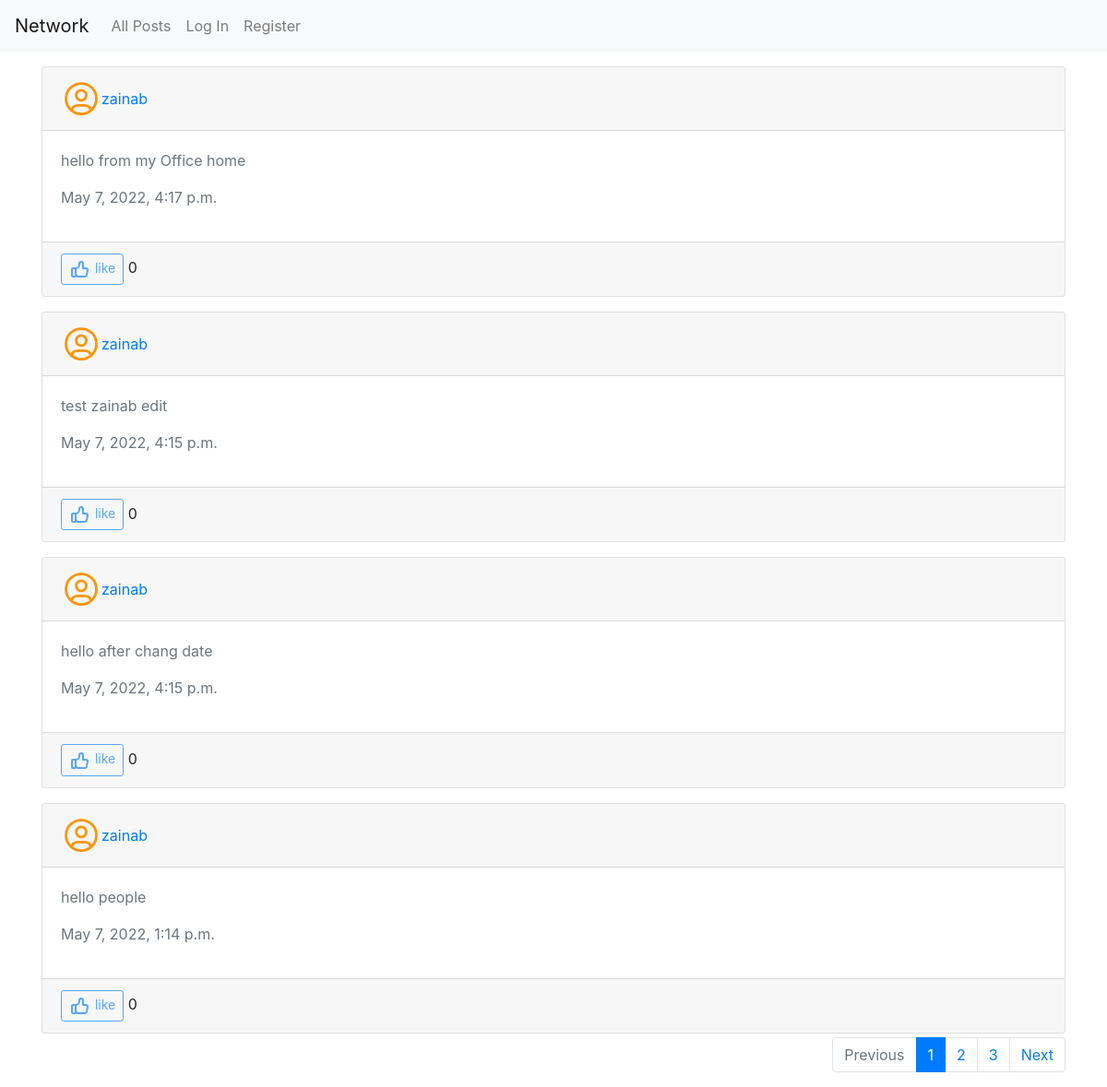
Before: / with the older database file.
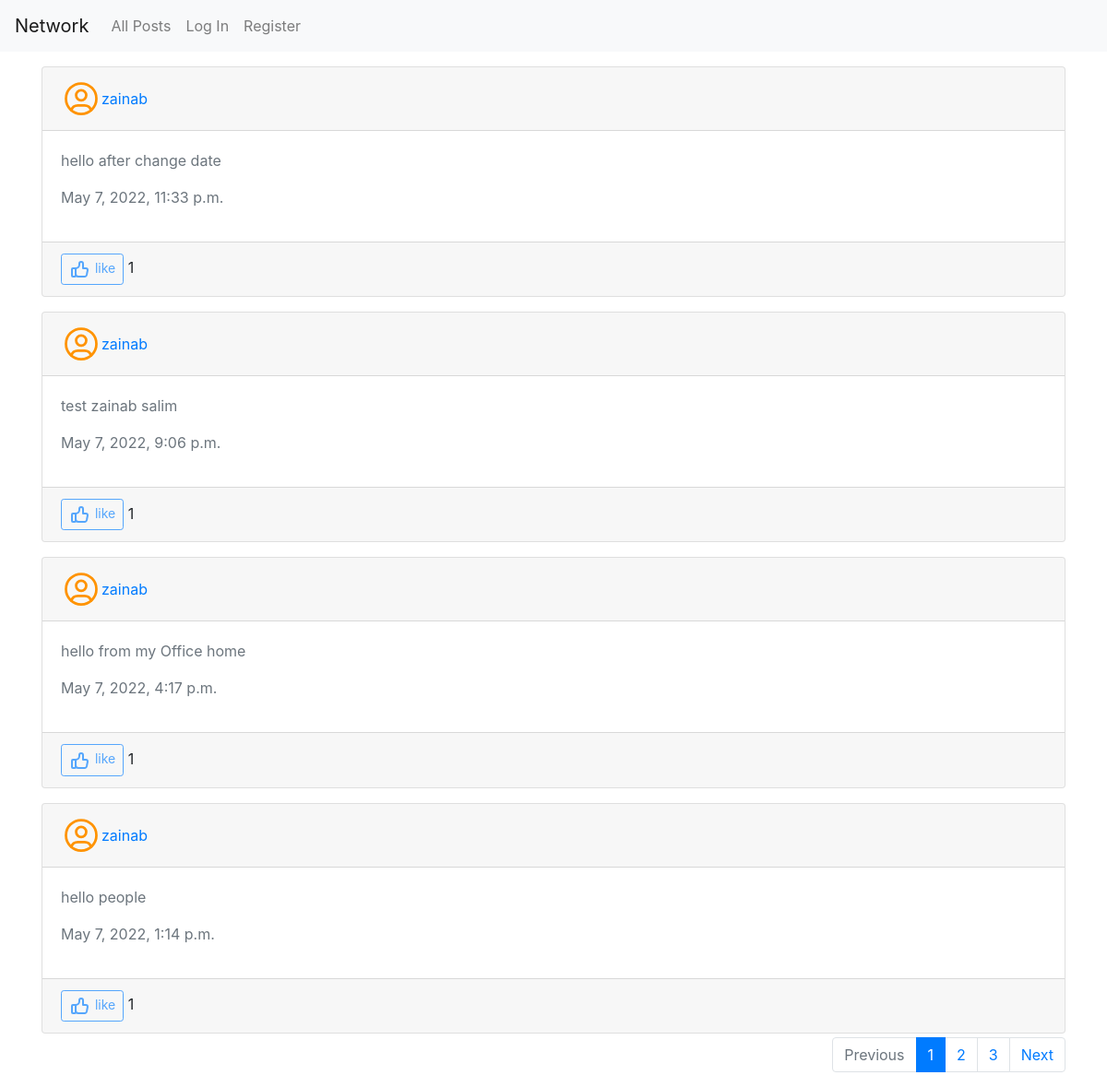
After: the same page with the newer database file.
### network/models.py (models this page shows, shortened)
class Post (models.Model):
    post_body=models.TextField()
    date=models.DateTimeField()
    updated_dat=models.DateTimeField(auto_now=True,null=True)
    likes=models.IntegerField(default=0)
    user=models.ForeignKey(User,on_delete=models.CASCADE)
    class Meta:
        verbose_name = 'Post'
        verbose_name_plural = 'Posts'

class User(AbstractUser):
    pass

### network/views.py (the view, shortened to what this page needs)
# urls.py: path("", views.index, name="index"),
def index(request):
    disp_EditForm = 'none'
    myPostForm=  PostForm()
    post_list=Post.objects.all().order_by('-date')
    post_list_paginator=retPaginatorList(request,post_list)
    return render(request, "network/index.html", {'PostForm':myPostForm,'post_list':post_list_paginator,'p':'p', "disp_EditForm":disp_EditForm})

### network/views.py (called while the page is built)
def retPaginatorList(request, queryList):
    page = request.GET.get('page')
    mypge = Paginator(queryList, 4)
    try:
        resultList = mypge.page(page)
    except PageNotAnInteger:
        resultList = mypge.page(1)
    except EmptyPage:
        resultList = mypge.page(mypge.num_pages)
    return  resultList

### network/templates/network/index.html (shortened to what this page needs)
{% extends "network/layout.html" %}
{% load static %}
{% load crispy_forms_tags %}
{% block body %}
{% if post_list %}
{% for item in post_list%}
<div class="col-md-12 mt-3">
    <div class="card">
                  <div class="card-header d-flex justify-content-between">
                     <div class="d-flex align-items-center">
        <span class="avatar" >
                                </span>
         <div class="d-none d-xl-block ps-2">
                  <div>  <a href="{% url 'view-profile' item.user.id %}">{{item.user.username}}</a> </div>
 </div>
     </div>
                  </div>
                  <div class="card-body">
                <div id="{{item.id}}{{'div'}}" >
                            <p class="text-muted" id="{{item.id}}{{'p'}}">{{item.post_body}}</p>
                <p class="text-muted" id="{{item.id}}{{'d'}}">{{item.date}}</p>
                      </div>
            </div>
        <div class="card-footer">
 <div>
 {% if user.is_authenticated %}
     <a   class="btn btn-sm btn-outline-primary" id="{{item.id}}">
<svg xmlns="http://www.w3.org/2000/svg" class="icon" width="24" height="24" viewBox="0 0 24 24" stroke-width="2" stroke="currentColor" fill="none" stroke-linecap="round" stroke-linejoin="round">
   <desc>Download more icon variants from https://tabler-icons.io/i/thumb-up</desc>
   <path stroke="none" d="M0 0h24v24H0z" fill="none"></path>
   <path d="M7 11v8a1 1 0 0 1 -1 1h-2a1 1 0 0 1 -1 -1v-7a1 1 0 0 1 1 -1h3a4 4 0 0 0 4 -4v-1a2 2 0 0 1 4 0v5h3a2 2 0 0 1 2 2l-1 5a2 3 0 0 1 -2 2h-7a3 3 0 0 1 -3 -3"></path>
</svg>
        <p class="testp" style="display:inline">like</p>
                      </a>
     {% else %}
          <button disabled class="btn btn-sm btn-outline-primary" >
         like
                      </button>
{% endif %}
    <p style="display:inline;" id="{{item.id}}{{'likes'}}">   {{item.likes}}</p>
 </div>
                  </div>
                </div>
</div>
{% endfor %}
<div class="col-md-12 mt-1">
    {% if post_list.has_other_pages %}
  <ul class="pagination justify-content-end">
    {% if post_list.has_previous %}
      <li class="page-item"><a class="page-link" href="?page={{ post_list.previous_page_number }}">Previous</a></li>
    {% else %}
    <li class="page-item disabled"><span class="page-link">Previous</span></li>
    {% endif %}
    {% for i in post_list.paginator.page_range %}
      {% if post_list.number == i %}
        <li class="page-item active"><span class="page-link">{{ i }} <span class="sr-only">(current)</span></span></li>
      {% else %}
        <li class="page-item"><a class="page-link" href="?page={{ i }}">{{ i }}</a></li>
      {% endif %}
    {% endfor %}
    {% if post_list.has_next %}
      <li class="page-item"><a class="page-link" href="?page={{ post_list.next_page_number }}">Next</a></li>
    {% else %}
      <li class="page-item disabled"><span class="page-link">Next</span></li>
    {% endif %}
  </ul>
{% endif %}
</div>
{% endif%}
{% endblock %}

Changed rows visible on the page:
changed Post: post_body "hello after chang date" → "hello after change date"; date "May 7, 2022, 4:15 p.m." → "May 7, 2022, 11:33 p.m."; likes "0" → "1"; moves up the list
changed Post: post_body "test zainab edit" → "test zainab salim"; date "May 7, 2022, 4:15 p.m." → "May 7, 2022, 9:06 p.m."; likes "0" → "1"; moves down the list
changed Post "hello from my Office home": likes "0" → "1"
changed Post "hello people": likes "0" → "1"
